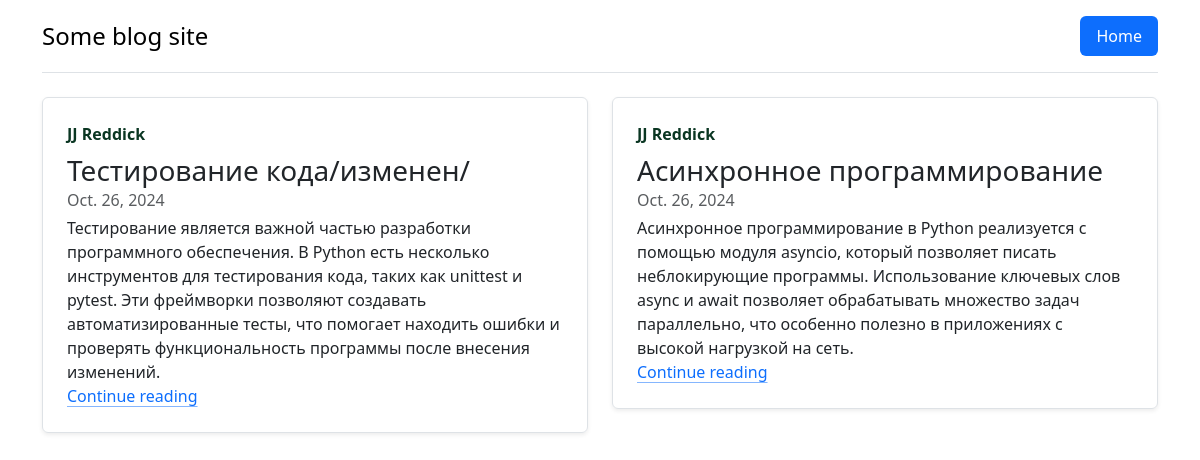
Before: / with the older database file.
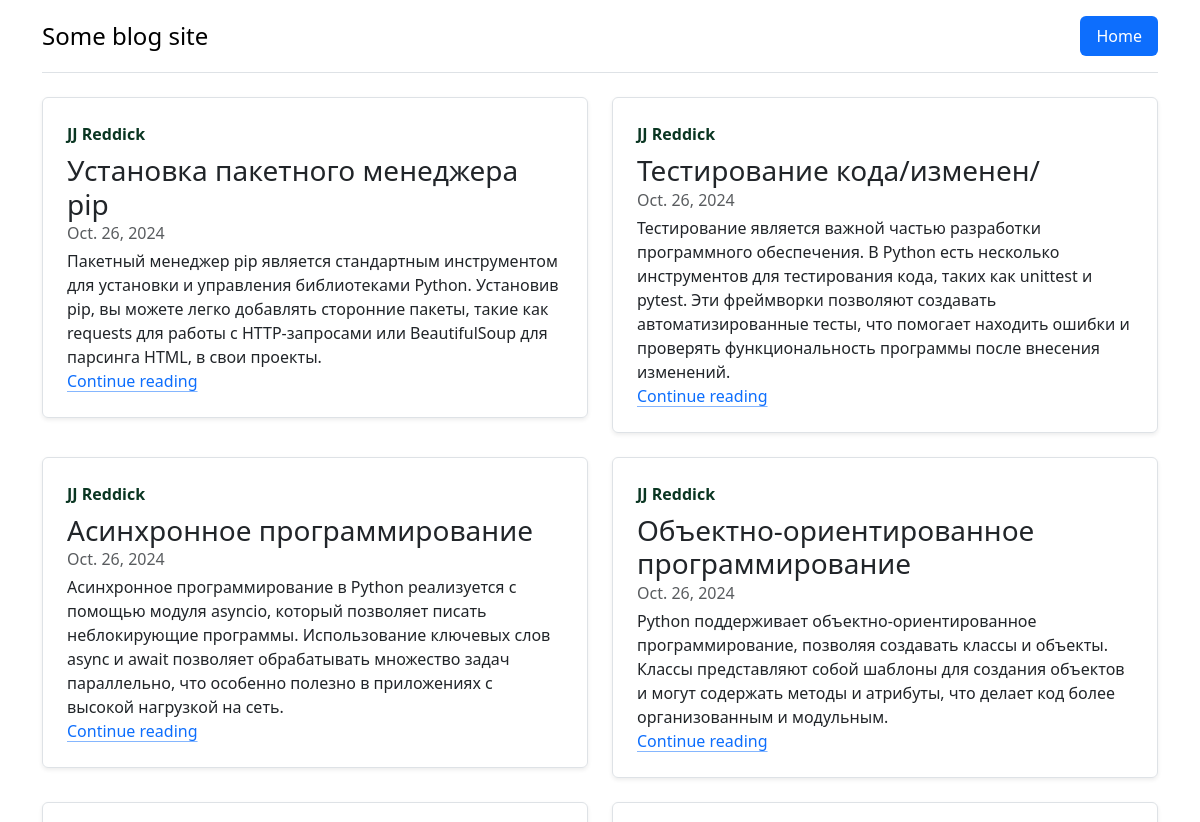
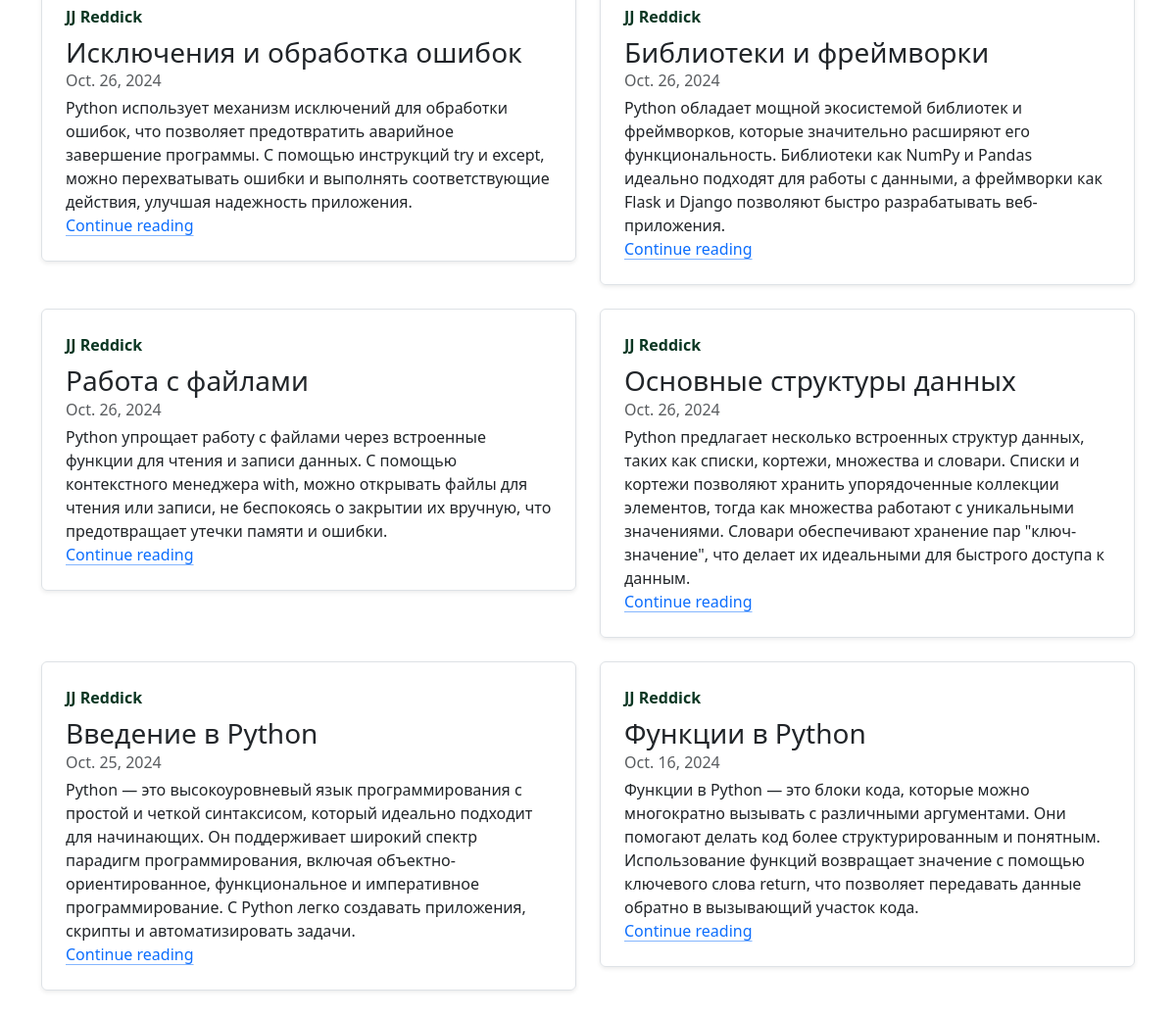
After: the same page with the newer database file (2 pictures, top to bottom).
### urban/models.py (models this page shows, shortened)
class Post(models.Model):
    id = models.IntegerField(primary_key=True)
    title = models.CharField(max_length=256, unique=True, null=False)
    content = models.TextField()
    creation_date = models.DateField()
    author = models.ForeignKey(Author, related_name='posts', on_delete=models.CASCADE)

class Author(models.Model):
    id = models.IntegerField(primary_key=True)
    name = models.CharField(max_length=64, unique=True)

### urban/views.py (the view)
# urls.py: path('', views.get_main_page)
def get_main_page(request):
    return render(request, 'main.html', context={
        'posts': Post.objects.all().order_by('-creation_date'),
    })

### urban/templates/main.html
{% extends 'base.html' %}
{% block content %}
    <div class="row mb-2">
    {% for post in posts %}
        <div class="col-md-6">
          <div class="row g-0 border rounded overflow-hidden flex-md-row mb-4 shadow-sm h-md-250 position-relative">
            <div class="col p-4 d-flex flex-column position-static">
              <strong class="d-inline-block mb-2 text-success-emphasis">{{ post.author.name }}</strong>
              <h3 class="mb-0">{{ post.title }}</h3>
              <div class="mb-1 text-body-secondary">{{ post.creation_date }}</div>
              <p class="mb-auto">{{ post.content }}</p>
              <a href="#" class="icon-link gap-1 icon-link-hover stretched-link">
                Continue reading
                <svg class="bi"><use xlink:href="#chevron-right"/></svg>
              </a>
            </div>
          </div>
        </div>
    {% endfor %}
    </div>
{% endblock %}

### urban/templates/base.html (shortened to what this page needs)
<!DOCTYPE html>
<html lang="en">
<head>
    <link href="https://cdn.jsdelivr.net/npm/bootstrap@5.3.3/dist/css/bootstrap.min.css" rel="stylesheet">
</head>
<body>
    <div class="container">
        <header class="d-flex flex-wrap justify-content-center py-3 mb-4 border-bottom">
          <a href="/" class="d-flex align-items-center mb-3 mb-md-0 me-md-auto link-body-emphasis text-decoration-none">
            <span class="fs-4">Some blog site</span>
          </a>
          <ul class="nav nav-pills">
            <li class="nav-item"><a href="#" class="nav-link active" aria-current="page">Home</a></li>
          </ul>
        </header>
    </div>
    <div class="container">
        {% block content %}{% endblock %}
    </div>
</body>
</html>

Changed rows visible on the page:
added Post: author.name "JJ Reddick", title "Установка пакетного менеджера pip", creation_date "Oct. 26, 2024", content "Пакетный менеджер pip является стандартным инструментом для установки и управления библиотеками Python. Установив pip, вы можете легко добавлять сторонние пакеты, такие как requests для работы с HTTP-запросами или BeautifulSoup для парсинга HTML, в свои проекты."
added Post: author.name "JJ Reddick", title "Объектно-ориентированное программирование", creation_date "Oct. 26, 2024", content "Python поддерживает объектно-ориентированное программирование, позволяя создавать классы и объекты. Классы представляют собой шаблоны для создания объектов и могут содержать методы и атрибуты, что делает код более организованным и модульным."
added Post: author.name "JJ Reddick", title "Исключения и обработка ошибок", creation_date "Oct. 26, 2024", content "Python использует механизм исключений для обработки ошибок, что позволяет предотвратить аварийное завершение программы. С помощью инструкций try и except, можно перехватывать ошибки и выполнять соответствующие действия, улучшая надежность приложения."
added Post: author.name "JJ Reddick", title "Библиотеки и фреймворки", creation_date "Oct. 26, 2024", content "Python обладает мощной экосистемой библиотек и фреймворков, которые значительно расширяют его функциональность. Библиотеки как NumPy и Pandas идеально подходят для работы с данными, а фреймворки как Flask и Django позволяют быстро разрабатывать веб-приложения."
added Post: author.name "JJ Reddick", title "Работа с файлами", creation_date "Oct. 26, 2024", content "Python упрощает работу с файлами через встроенные функции для чтения и записи данных. С помощью контекстного менеджера with, можно открывать файлы для чтения или записи, не беспокоясь о закрытии их вручную, что предотвращает утечки памяти и ошибки."
added Post: author.name "JJ Reddick", title "Основные структуры данных", creation_date "Oct. 26, 2024", content "Python предлагает несколько встроенных структур данных, таких как списки, кортежи, множества и словари. Списки и кортежи позволяют хранить упорядоченные коллекции элементов, тогда как множества работают с уникальными значениями. Словари обеспечивают хранение пар \"ключ-значение\", что делает их идеальными для быстрого доступа к данным."
added Post: author.name "JJ Reddick", title "Введение в Python", creation_date "Oct. 25, 2024", content "Python — это высокоуровневый язык программирования с простой и четкой синтаксисом, который идеально подходит для начинающих. Он поддерживает широкий спектр парадигм программирования, включая объектно-ориентированное, функциональное и императивное программирование. С Python легко создавать приложения, скрипты и автоматизировать задачи."
added Post: author.name "JJ Reddick", title "Функции в Python", creation_date "Oct. 16, 2024", content "Функции в Python — это блоки кода, которые можно многократно вызывать с различными аргументами. Они помогают делать код более структурированным и понятным. Использование функций возвращает значение с помощью ключевого слова return, что позволяет передавать данные обратно в вызывающий участок кода."
